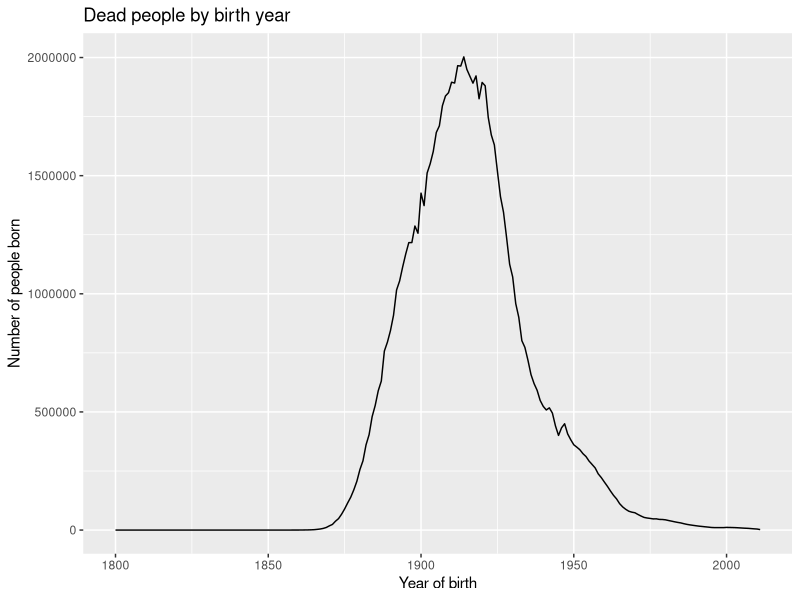
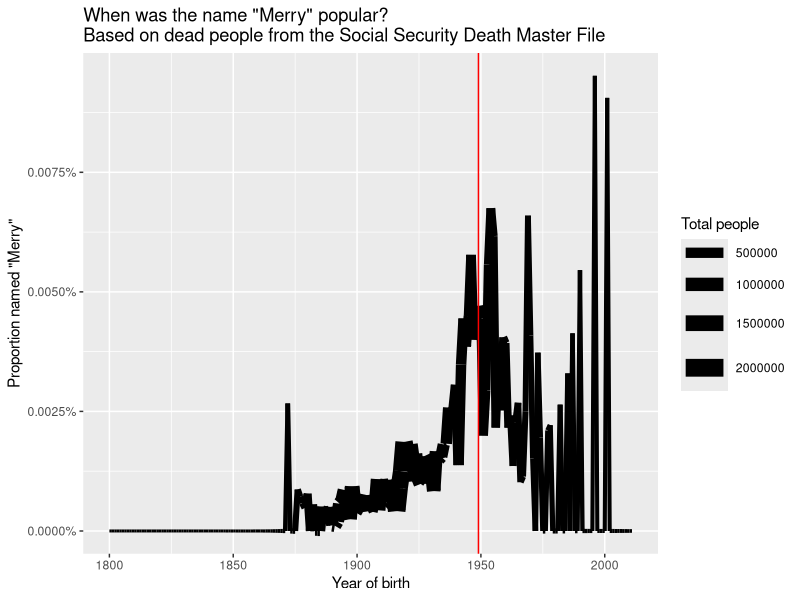

Here is the R script that generated these plots, in order:
#!/usr/bin/env Rscript
library(ggplot2)
library(reshape2)
library(scales)

merry.raw <- na.omit(read.csv('merry.csv'))
merry.nonzero <- merry.raw[merry.raw$merry.raw,]

merry <- dcast(merry.raw, year ~ merry)
merry[is.na(merry[,'TRUE']),'TRUE'] <- 0
merry$total <- merry[,'TRUE'] + merry[,'FALSE']

merry$p <- merry[,'TRUE'] / merry$total

p.merry <- ggplot(merry) + aes(x = year, y = p, size = total) + geom_line() +
  geom_vline(xintercept = 1949, color = 'red') +
  scale_x_continuous('Year of birth') +
  scale_y_continuous('Proportion named "Merry"', labels = percent) +
  scale_size_continuous('Total people') +
  labs(title = 'When was the name "Merry" popular?\nBased on dead people from the Social Security Death Master File')

p.all <- ggplot(merry) + aes(x = year, y = total) + geom_line() +
  scale_x_continuous('Year of birth') +
  scale_y_continuous('Number of people born') +
  labs(title = 'Dead people by birth year')

pdf('merry.pdf', width = 11, height = 8.5)
print(p.all)
print(p.merry)
dev.off()
